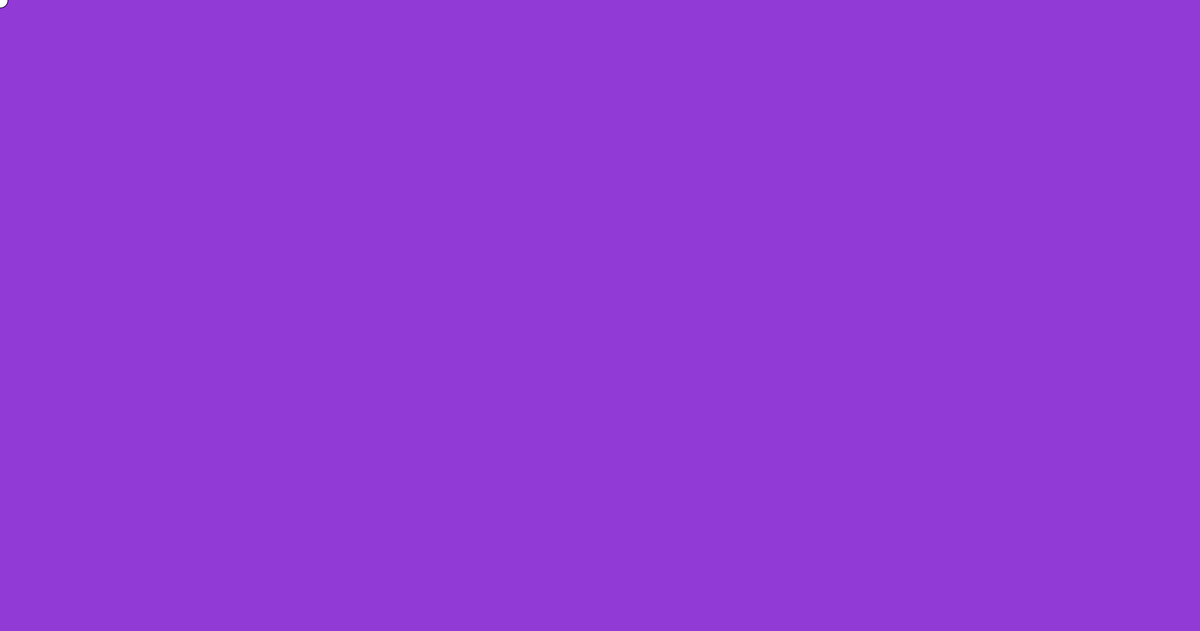
Frame 1 (no input)
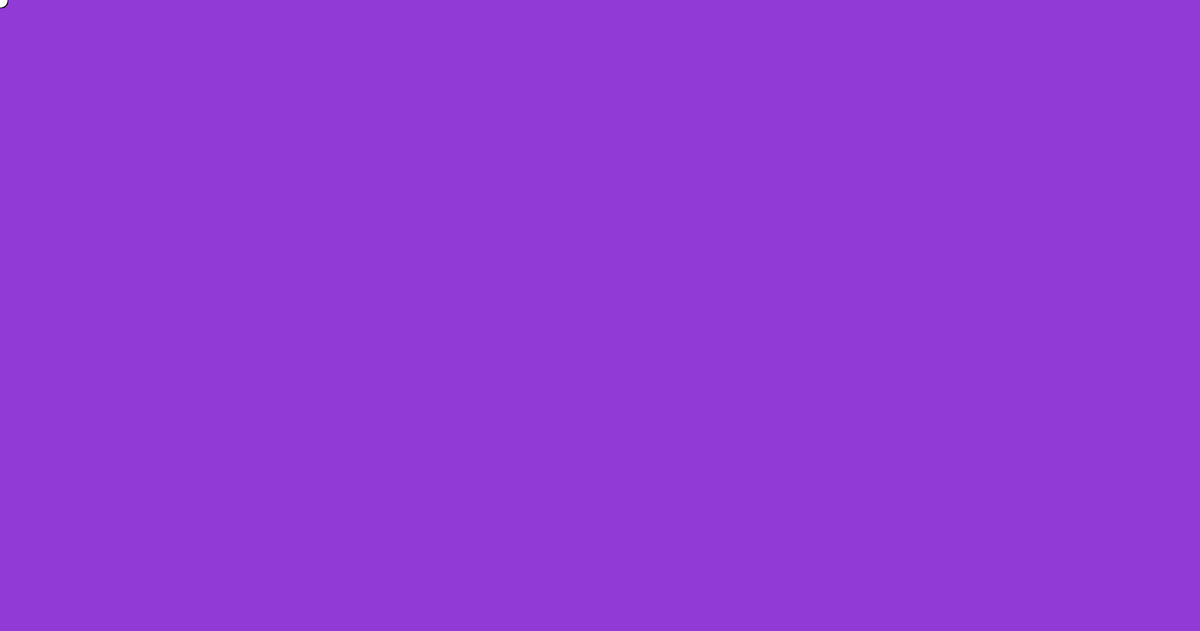
Frame 60 (the mouse pressed at the canvas centre just before this capture)
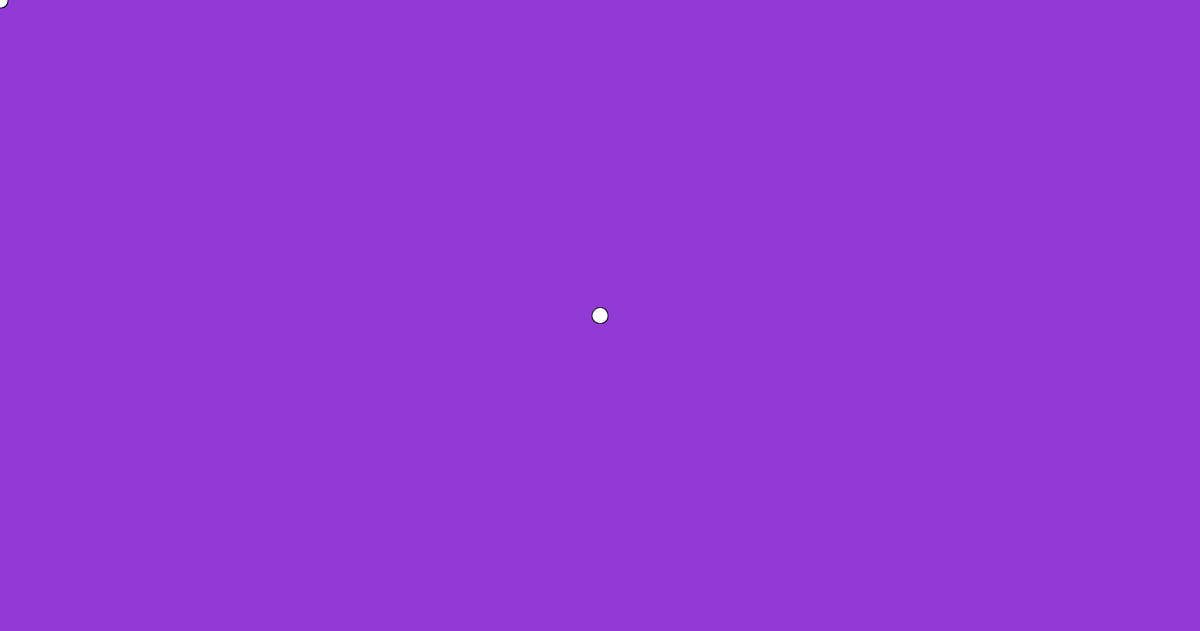
Frame 120 (the mouse held since frame 60 and released just before this capture)

The Processing sketch that drew these frames (run headless with seeded random() and noise(); from frame 60 on, the mouse is pressed at the canvas centre):

// Processing sketch: processing_125802
// ── processing_125802.pde

int x;
int y;
int n;
int m;
int a;
int b;
void setup()
{
  x = 25;
  y = 25;
  n = x * 2;
  m = y * 2;
  a = x / 2;
  b = y / 2;
  background(random(225),random(225),random(225));
  size(1900,1000);
}

void draw() 
{
  ellipse(mouseX,mouseY,x,y);
}
void mouseClicked()
{
  if (mouseButton == LEFT)
  {
  m = x * 2;
  n = y * 2;
  background(random(225),random(225),random(225));
  ellipse(mouseX,mouseY,m,n);
  y = n;
  x = m;
  }
  if (mouseButton == RIGHT)
  {
  a = x / 2;
  b = y / 2;
  background(random(225),random(225),random(225));
  ellipse(mouseX,mouseY,a,b);
  y = b; 
  x = a;
  }
}
void keyPressed()
{
  if(key == BACKSPACE)
  {
    fill(random(225),random(225),random(225));
    ellipse(mouseX,mouseY,x,y);
  }
  if(key == TAB)
  {
   fill(225,225,255);
   ellipse(mouseX,mouseY,x,y);
  }
  if(key == ENTER)
  {
    rect(mouseX,mouseY,x,y);
  }
}
